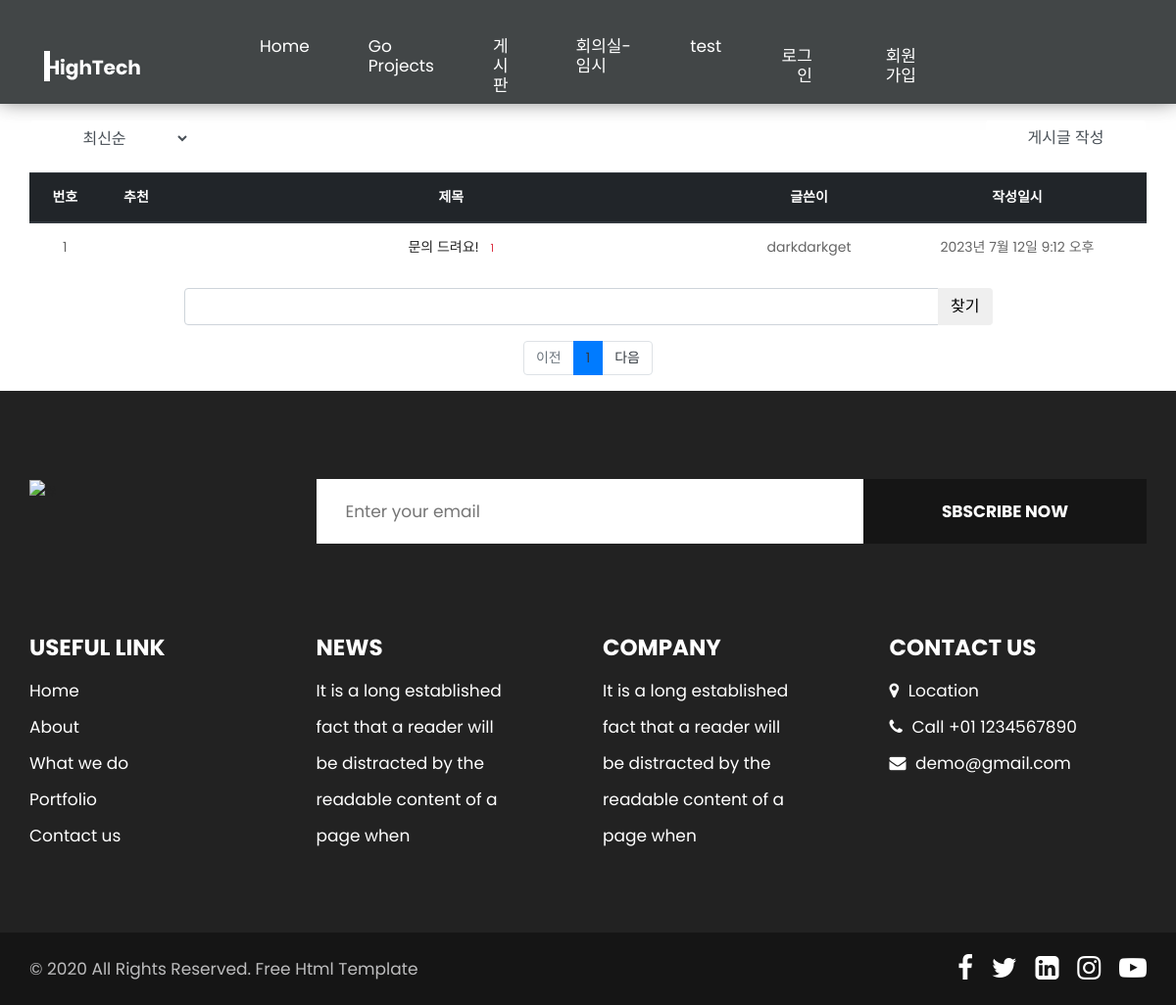
The page /posting/ on the database as committed earlier.
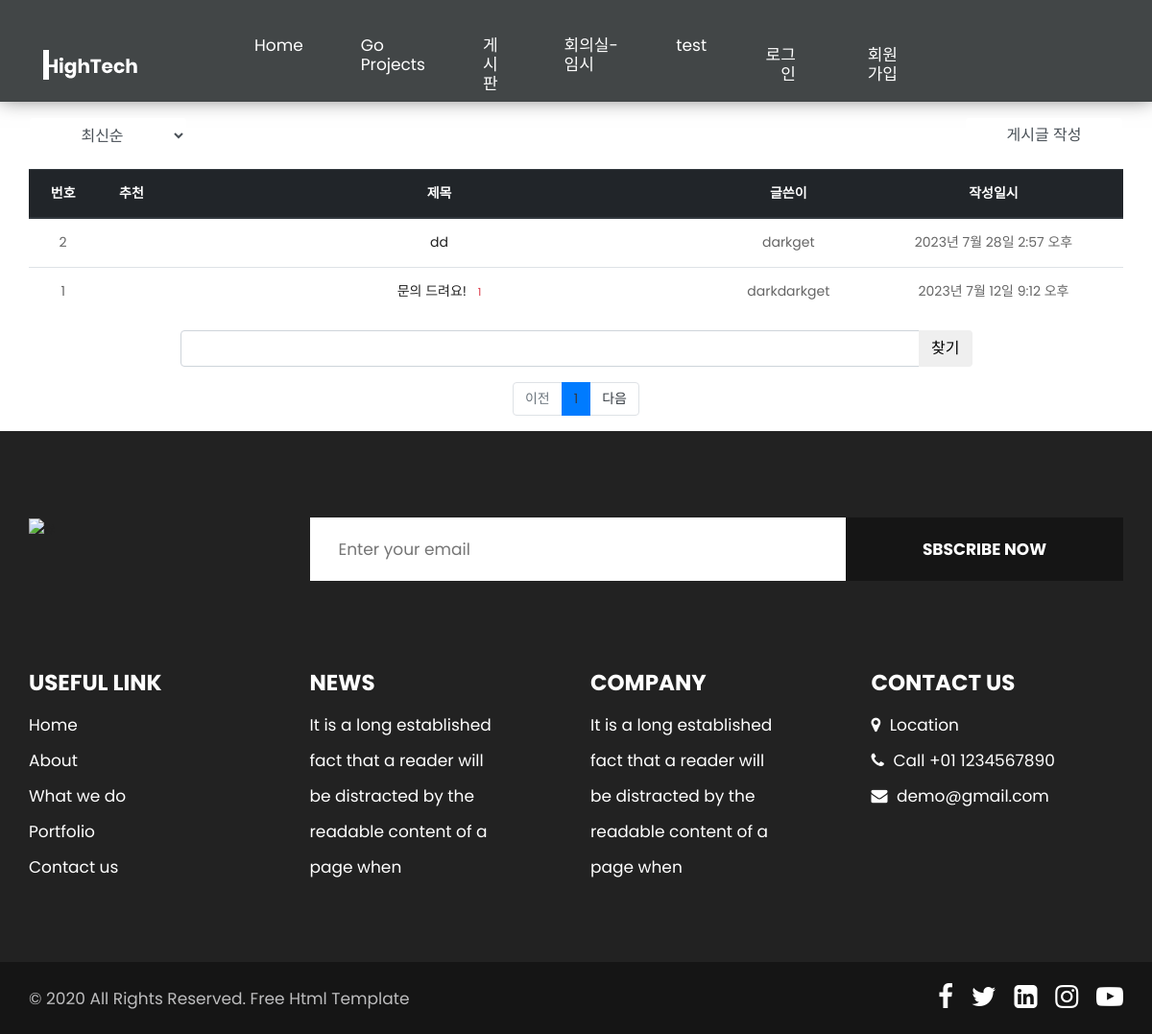
The same page on the database as committed later.
### posting/models.py (models this page shows, shortened)
class Posting(models.Model):
    author = models.ForeignKey(User, on_delete=models.CASCADE,
                               related_name='author_posting')
    subject = models.CharField(max_length=200)
    content = models.TextField()
    create_date = models.DateTimeField()
    modify_date = models.DateTimeField(null=True, blank=True)
    voter = models.ManyToManyField(User, related_name='voter_posting')

### common/models.py (models this page shows)
class User(AbstractUser):
    first_name = models.CharField("성", max_length=20, null=True, blank=True)
    last_name = models.CharField("이름", max_length=20, null=True, blank=True)
    tel = models.CharField("연락처", max_length=20, null=True, blank=True)
    create_date = models.DateTimeField('생성일', null=True, blank=True)
    modify_date = models.DateTimeField(null=True,blank=True)

### posting/views/base_views.py (the view, shortened to what this page needs)
# urls.py: path('', base_views.main, name='index'),
def main(request):
    page = request.GET.get('page', '1')  # 페이지
    kw = request.GET.get('kw', '')
    so = request.GET.get('so', 'recent')
    if so == 'recommend':
        posting_list = Posting.objects.annotate(num_voter=Count('voter')).order_by('-num_voter', '-create_date')
    elif so == 'popular':
        posting_list = Posting.objects.annotate(
            num_comment=Count('comment')).order_by('-num_comment', '-create_date')
    else:
        posting_list = Posting.objects.order_by('-create_date')
    paginator = Paginator(posting_list, 10)  # 페이지당 10개씩 보여주기
    page_obj = paginator.get_page(page)
    context = {'posting_list': page_obj, 'page': page, 'kw': kw, 'so': so}
    return render(request, 'posting/posting_list.html', context)

### posting/templatetags/posting_filter.py (called while the page is built)
@register.filter
def sub(value, arg):
    return value - arg

### templates/posting/posting_list.html (shortened to what this page needs)
{% extends 'base.html' %}
{% load posting_filter %}
{% block content %}
<div class="container my-3">
    <div class="row justify-content-between my-3">
        <div class="col-2">
            <select class="form-control btn custom-btn aos-init aos-animate bg-color so" style="padding: 0.375rem 0.75rem;">
                <option value="recent" {% if so == 'recent' %}selected{% endif %}> 최신순 </option>
            </select>
        </div>
        <div class="col-2">
            <a href="{% url 'posting:posting_create' %}" class="text-center form-control btn custom-btn aos-init aos-animate bg-color" style="padding: 0.375rem 0.75rem;">게시글 작성</a>
        </div>
    </div>
    <table class="table">
        <thead>
        <tr class="text-center thead-dark">
            <th>번호</th>
            <th>추천</th>
            <th style="width:50%">제목</th>
            <th>글쓴이</th>
            <th>작성일시</th>
        </tr>
        </thead>
        <tbody>
        {% if posting_list %}
        {% for posting in posting_list %}
        <tr class="text-center">
            <td>
                {{ posting_list.paginator.count|sub:posting_list.start_index|sub:forloop.counter0|add:1 }}
            </td>
            <td>
            </td>
            <td class="text-center">
                <a href="{% url 'posting:detail' posting.id %}">{{ posting.subject }}</a>
                {% if posting.comment_set.count > 0 %}
                <span class="text-danger small ml-2">{{ posting.comment_set.count }}</span>
                {% endif %}
            </td>
            <td>{{ posting.author.username }}</td>
            <td>{{ posting.create_date }}</td>
        </tr>
        {% endfor %}
        {% else %}
        <tr>
            <td colspan="4">게시글이 없습니다.</td>
        </tr>
        {% endif %}
        </tbody>
    </table>
    <div class="container my-3">
        <div class="row justify-content-center my-3">
            <div class="col-9 input-group">
                <input type="text" class="form-control kw" style="margin: 0 auto;" value="{{ kw|default_if_none:'' }}">
                <div class="input-group-append">
                    <button class="text-center btn custom-btn aos-init aos-animate bg-color" type="button" id="btn_search">찾기</button>
                </div>
            </div>
        </div>
    </div>
    <ul class="pagination justify-content-center">
        {% if posting_list.has_previous %}
        <li class="page-item">
            <a class="page-link bg-color"
               data-page="{{ posting_list.previous_page_number }}" href="#">이전</a>
        </li>
        {% else %}
        <li class="page-item disabled">
            <a class="page-link" tabindex="-1" aria-disabled="true" href="#">이전</a>
        </li>
        {% endif %}
        {% for page_number in posting_list.paginator.page_range %}
        {% if page_number >= posting_list.number|add:-5 and page_number <= posting_list.number|add:5 %}
        {% if page_number == posting_list.number %}
        <li class="page-item active" aria-current="page">
            <a class="page-link text-dark" data-page="{{ page_number }}" href="#">{{ page_number }}</a>
        </li>
        {% else %}
        <li class="page-item">
            <a class="bg-color page-link" data-page="{{ page_number }}" href="#">{{ page_number }}</a>
        </li>
        {% endif %}
        {% endif %}
        {% endfor %}
        {% if posting_list.has_next %}
        <li class="page-item">
                <a class="bg-color page-link"
               data-page="{{ posting_list.next_page_number }}" href="#">다음</a>
        </li>
        {% else %}
        <li class="page-item disabled">
            <a class="page-link text-dark" tabindex="-1" aria-disabled="true" href="#">다음</a>
        </li>
        {% endif %}
    </ul>
</div>
{% endblock %}

Rows that differ between the two databases and show on the page:
added Posting: paginator.count|sub "2", subject "dd", author.username "darkget", create_date "2023년 7월 28일 2:57 오후"
